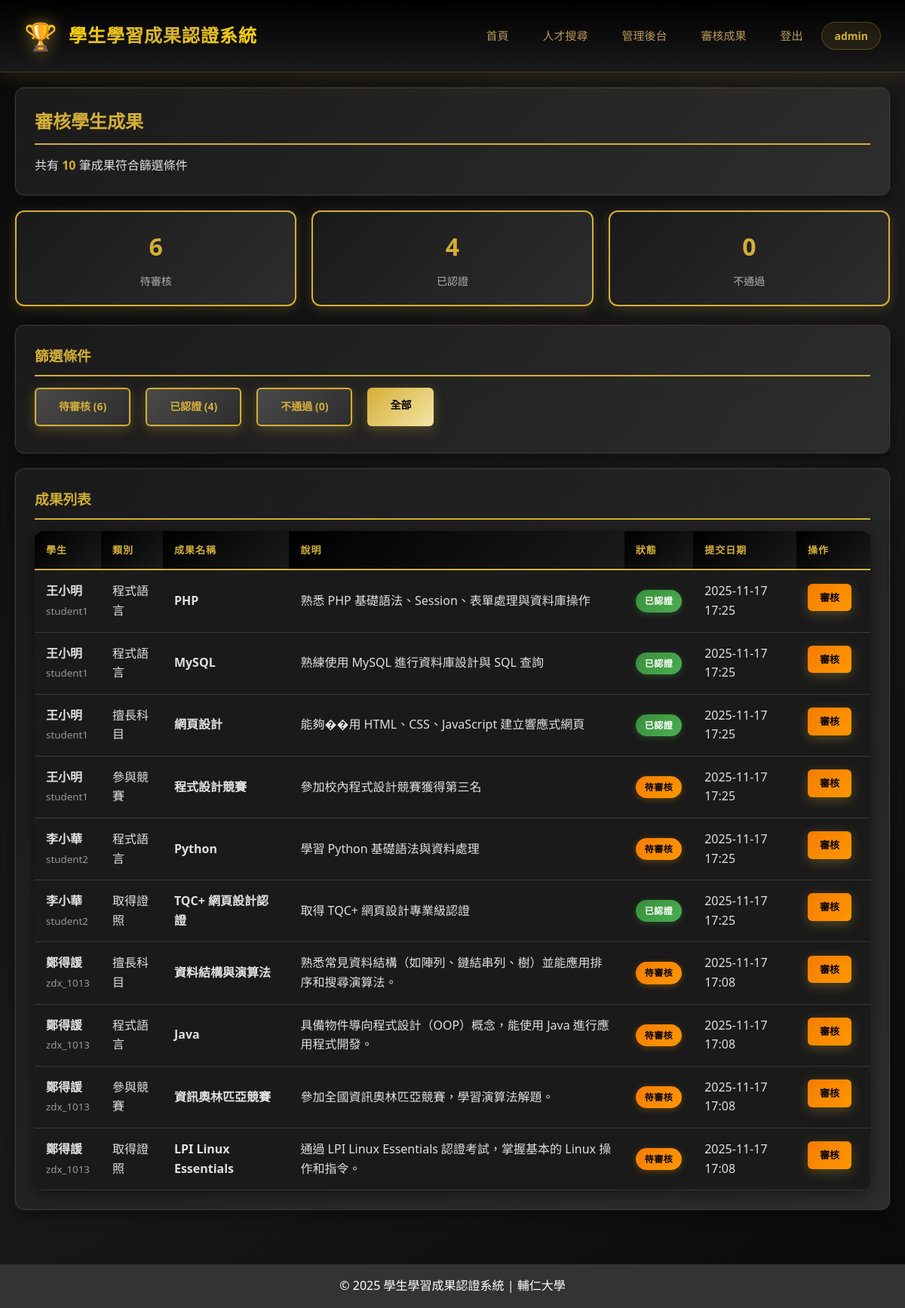
/admin_review.php?filter=all (signed in), run on an earlier commit of the app's database.
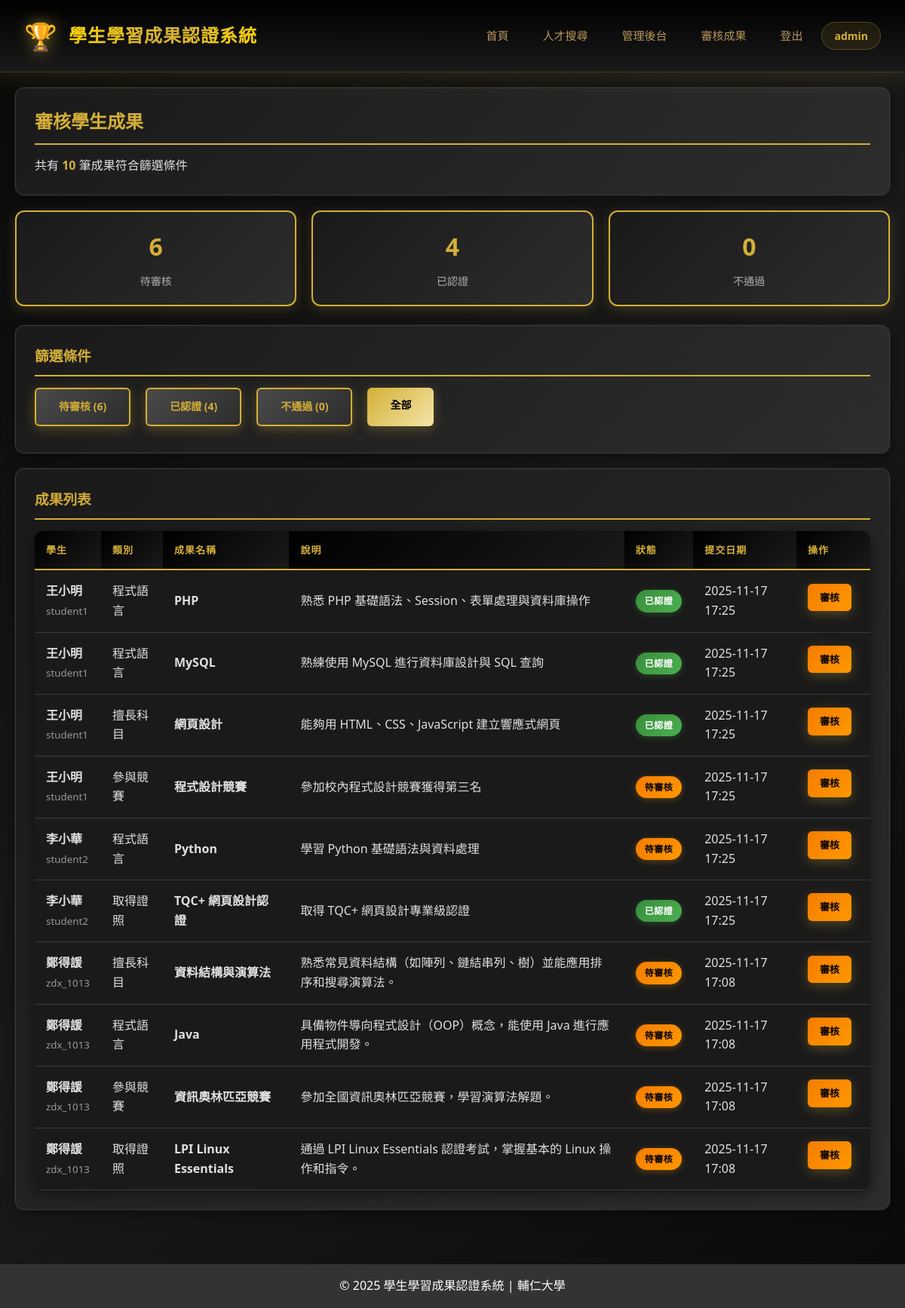
And on a later commit of the database.
### tables this page shows
CREATE TABLE `achievements` (
  `id` int(11) NOT NULL,
  `user_id` int(11) NOT NULL,
  `category` enum('subject','language','competition','certificate') NOT NULL COMMENT '擅長科目/程式語言/參與競賽/取得證照',
  `title` varchar(200) NOT NULL COMMENT '成果名稱',
  `description` text DEFAULT NULL COMMENT '成果描述',
  `status` enum('pending','approved','rejected') DEFAULT 'pending' COMMENT '待審核/已認證/不通過',
  `review_note` text DEFAULT NULL COMMENT '審核備註',
  `reviewed_by` int(11) DEFAULT NULL COMMENT '審核者ID',
  `reviewed_at` timestamp NULL DEFAULT NULL COMMENT '審核時間',
  `created_at` timestamp NULL DEFAULT current_timestamp(),
  `updated_at` timestamp NULL DEFAULT current_timestamp() ON UPDATE current_timestamp()
);

CREATE TABLE `users` (
  `id` int(11) NOT NULL,
  `username` varchar(50) NOT NULL,
  `password` varchar(255) NOT NULL,
  `email` varchar(100) NOT NULL,
  `full_name` varchar(100) NOT NULL,
  `role` enum('student','admin') DEFAULT 'student',
  `photo` varchar(255) DEFAULT NULL,
  `bio` text DEFAULT NULL,
  `created_at` timestamp NULL DEFAULT current_timestamp()
);

### config.php (called while the page is built, shortened)
<?php
function isLoggedIn() {
    return isset($_SESSION['user_id']);
}
function isAdmin() {
    return isset($_SESSION['role']) && $_SESSION['role'] === 'admin';
}
?>

### admin_review.php (the view, shortened to what this page needs)
<?php
require_once 'config.php';
    ?>
    <?php
$filter_status = $_GET['filter'] ?? 'pending';
$sql = "
    SELECT a.*, u.full_name, u.username, u.email
    FROM achievements a
    JOIN users u ON a.user_id = u.id
";
if ($filter_status !== 'all') {
    $sql .= " WHERE a.status = ?";
    $params = [$filter_status];
} else {
    $params = [];
}
$sql .= " ORDER BY a.created_at DESC";
$stmt = $pdo->prepare($sql);
$stmt->execute($params);
$achievements = $stmt->fetchAll();
$stmt = $pdo->query("
    SELECT status, COUNT(*) as count
    FROM achievements
    GROUP BY status
");
$stats = ['pending' => 0, 'approved' => 0, 'rejected' => 0];
while ($row = $stmt->fetch()) {
    $stats[$row['status']] = $row['count'];
}
include 'header.php';
?>
<div class="card">
    <h2>審核學生成果</h2>
    <p>共有 <strong style="color: #d4af37;"><?php echo count($achievements); ?></strong> 筆成果符合篩選條件</p>
</div>
<div class="stats-grid">
    <div class="stat-card">
        <h3><?php echo $stats['pending']; ?></h3>
        <p>待審核</p>
    </div>
    <div class="stat-card">
        <h3><?php echo $stats['approved']; ?></h3>
        <p>已認證</p>
    </div>
    <div class="stat-card">
        <h3><?php echo $stats['rejected']; ?></h3>
        <p>不通過</p>
    </div>
</div>
<div class="card">
    <h3>篩選條件</h3>
    <div style="display: flex; gap: 10px; flex-wrap: wrap;">
        <a href="?filter=pending" class="btn <?php echo $filter_status === 'pending' ? 'btn-warning' : 'btn-secondary'; ?>">
            待審核 (<?php echo $stats['pending']; ?>)
        </a>
        <a href="?filter=approved" class="btn <?php echo $filter_status === 'approved' ? 'btn-success' : 'btn-secondary'; ?>">
            已認證 (<?php echo $stats['approved']; ?>)
        </a>
        <a href="?filter=rejected" class="btn <?php echo $filter_status === 'rejected' ? 'btn-danger' : 'btn-secondary'; ?>">
            不通過 (<?php echo $stats['rejected']; ?>)
        </a>
        <a href="?filter=all" class="btn <?php echo $filter_status === 'all' ? '' : 'btn-secondary'; ?>">
            全部
        </a>
    </div>
</div>
<div class="card">
    <h3>成果列表</h3>
    <?php if (count($achievements) > 0): ?>
        <div class="table-container">
            <table>
                <thead>
                    <tr>
                        <th>學生</th>
                        <th>類別</th>
                        <th>成果名稱</th>
                        <th>說明</th>
                        <th>狀態</th>
                        <th>提交日期</th>
                        <th>操作</th>
                    </tr>
                </thead>
                <tbody>
                    <?php
                    $categories = [
                        'subject' => '擅長科目',
                        'language' => '程式語言',
                        'competition' => '參與競賽',
                        'certificate' => '取得證照'
                    ];
                    $status_labels = [
                        'pending' => '待審核',
                        'approved' => '已認證',
                        'rejected' => '不通過'
                    ];
                    foreach ($achievements as $item):
                    ?>
                    <tr>
                        <td>
                            <strong><?php echo htmlspecialchars($item['full_name']); ?></strong>
                            <br><small style="color: #999;"><?php echo htmlspecialchars($item['username']); ?></small>
                        </td>
                        <td><?php echo $categories[$item['category']] ?? $item['category']; ?></td>
                        <td><strong><?php echo htmlspecialchars($item['title']); ?></strong></td>
                        <td>
                            <?php if (!empty($item['description'])): ?>
                                <?php echo htmlspecialchars(mb_substr($item['description'], 0, 50)); ?>
                            <?php else: ?>
                                <span style="color: #999;">無說明</span>
                            <?php endif; ?>
                        </td>
                        <td style="white-space: nowrap;">
                            <span class="badge badge-<?php echo $item['status']; ?>">
                                <?php echo $status_labels[$item['status']] ?? $item['status']; ?>
                            </span>
                        </td>
                        <td><?php echo date('Y-m-d H:i', strtotime($item['created_at'])); ?></td>
                        <td>
                            <a href="admin_review.php?id=<?php echo $item['id']; ?>" class="btn btn-small btn-warning" style="text-align: center; white-space: nowrap;">
                                審核
                            </a>
                        </td>
                    </tr>
                    <?php endforeach; ?>
                </tbody>
            </table>
        </div>
    <?php else: ?>
        <p style="text-align: center; padding: 40px; color: #b0b0b0;">沒有符合條件的成果</p>
    <?php endif; ?>
</div>
<?php include 'footer.php'; ?>

### header.php (shortened to what this page needs)
<!DOCTYPE html>
<html lang="zh-TW">
<head>
</head>
<body>
    <header>
        <div class="header-content">
            <div class="logo-section">
                <span class="logo-icon">🏆</span>
                <h1 class="logo-text">學生學習成果認證系統</h1>
            </div>
            <nav>
                <ul>
                    <li><a href="index.php">首頁</a></li>
                    <li><a href="search.php">人才搜尋</a></li>
                    <?php if (isLoggedIn()): ?>
                        <?php if (isAdmin()): ?>
                            <li><a href="admin_dashboard.php">管理後台</a></li>
                            <li><a href="admin_review.php">審核成果</a></li>
                        <?php else: ?>
                            <li><a href="student_profile.php">我的資料</a></li>
                            <li><a href="student_achievements.php">我的成果</a></li>
                        <?php endif; ?>
                        <li><a href="logout.php">登出</a></li>
                        <li><span class="username"><?php echo htmlspecialchars($_SESSION['username'] ?? ''); ?></span></li>
                    <?php else: ?>
                        <li><a href="login.php">登入</a></li>
                        <li><a href="register.php">註冊</a></li>
                    <?php endif; ?>
                </ul>
            </nav>
        </div>
    </header>
    <div class="container">

### footer.php
</div>
    <footer style="background: #333; color: #fff; text-align: center; padding: 1rem 0; margin-top: 2rem;">
        <p>&copy; <?php echo date('Y'); ?> 學生學習成果認證系統 | 輔仁大學</p>
    </footer>
</body>
</html>

### header.php (style rules this page uses)
* { margin: 0; padding: 0; box-sizing: border-box; }
body { font-family: 'Microsoft JhengHei', 'PingFang TC', 'Segoe UI', Arial, sans-serif; line-height: 1.6; background: linear-gradient(135deg, #0a0a0a 0%, #1a1a1a 50%, #0a0a0a 100%); color: #e0e0e0; min-height: 100vh; }
.container { max-width: 1200px; margin: 0 auto; padding: 20px; }
header { background: linear-gradient(180deg, #000000 0%, #1a1a1a 100%); box-shadow: 0 4px 30px rgba(212, 175, 55, 0.15); position: sticky; top: 0; z-index: 1000; }
.header-content { max-width: 1200px; margin: 0 auto; display: flex; align-items: center; justify-content: space-between; padding: 1.2rem 2rem; border-bottom: 1px solid rgba(212, 175, 55, 0.2); }
.logo-section { display: flex; align-items: center; gap: 15px; }
.logo-icon { font-size: 2.2rem; filter: drop-shadow(0 0 10px rgba(212, 175, 55, 0.6)); }
.logo-text { font-size: 1.5rem; font-weight: 700; background: linear-gradient(135deg, #ffd700 0%, #d4af37 50%, #ffd700 100%); -webkit-background-clip: text; background-clip: text; -webkit-text-fill-color: transparent; letter-spacing: 1px; }
nav { background: transparent; padding: 0; }
nav ul { list-style: none; display: flex; gap: 5px; align-items: center; }
nav ul li a { color: #b8975a; text-decoration: none; padding: 10px 20px; display: block; font-weight: 500; font-size: 15px; transition: all 0.3s ease; border-radius: 6px; position: relative; }
nav ul li a::after { content: ''; position: absolute; bottom: 5px; left: 50%; transform: translateX(-50%); width: 0; height: 2px; background: linear-gradient(90deg, transparent, #ffd700, transparent); transition: width 0.3s ease; }
.username { color: #d4af37; font-weight: 600; padding: 8px 16px; background: rgba(212, 175, 55, 0.1); border-radius: 20px; border: 1px solid rgba(212, 175, 55, 0.3); font-size: 14px; }
.card { background: linear-gradient(135deg, #1a1a1a 0%, #2d2d2d 100%); border: 1px solid #3a3a3a; padding: 25px; margin-bottom: 20px; border-radius: 12px; box-shadow: 0 4px 20px rgba(0, 0, 0, 0.5), 0 0 0 1px rgba(212, 175, 55, 0.1); transition: all 0.3s ease; }
.card h2, .card h3 { color: #d4af37; margin-bottom: 15px; border-bottom: 2px solid #d4af37; padding-bottom: 10px; }
.btn { display: inline-block; padding: 12px 30px; background: linear-gradient(135deg, #d4af37 0%, #f4e5a7 100%); color: #000; border: none; border-radius: 6px; cursor: pointer; text-decoration: none; font-size: 14px; font-weight: 600; transition: all 0.3s ease; box-shadow: 0 4px 15px rgba(212, 175, 55, 0.3); margin-right: 10px; margin-bottom: 10px; }
.btn-secondary { background: linear-gradient(135deg, #4a4a4a 0%, #2d2d2d 100%); color: #d4af37; border: 2px solid #d4af37; }
.btn-warning { background: linear-gradient(135deg, #f57c00 0%, #ff9800 100%); color: #000; font-weight: 600; }
.btn-small { padding: 8px 16px; font-size: 13px; }
.table-container { overflow-x: auto; border-radius: 12px; box-shadow: 0 4px 20px rgba(0, 0, 0, 0.5); }
table { width: 100%; border-collapse: collapse; background: #1a1a1a; }
table th, table td { padding: 15px; text-align: left; border-bottom: 1px solid #3a3a3a; }
table th { background: linear-gradient(135deg, #000000 0%, #1a1a1a 100%); font-weight: 600; color: #d4af37; text-transform: uppercase; font-size: 13px; letter-spacing: 1px; border-bottom: 2px solid #d4af37; }
table td { color: #e0e0e0; }
.badge { display: inline-block; padding: 5px 12px; border-radius: 20px; font-size: 12px; font-weight: 600; letter-spacing: 0.5px; }
.badge-pending { background: linear-gradient(135deg, #f57c00 0%, #ff9800 100%); color: #000; box-shadow: 0 2px 8px rgba(255, 152, 0, 0.3); }
.badge-approved { background: linear-gradient(135deg, #388e3c 0%, #4caf50 100%); color: #fff; box-shadow: 0 2px 8px rgba(76, 175, 80, 0.3); }
.stats-grid { display: grid; grid-template-columns: repeat(auto-fit, minmax(200px, 1fr)); gap: 20px; margin-bottom: 25px; }
.stat-card { background: linear-gradient(135deg, #1a1a1a 0%, #2d2d2d 100%); padding: 20px; border-radius: 12px; text-align: center; border: 2px solid #d4af37; box-shadow: 0 4px 15px rgba(212, 175, 55, 0.2); }
.stat-card h3 { color: #d4af37; font-size: 2rem; margin-bottom: 10px; }
.stat-card p { color: #b0b0b0; font-size: 14px; }

What changed in the data, as far as the page shows it:
changed achievements "網頁設計": description "能夠��用 HTML、CSS、JavaScript 建立響應式網頁" → "能夠用 HTML、CSS、JavaScript 建立響應式網頁"
